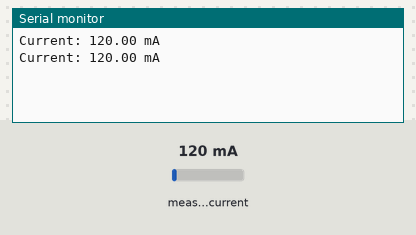
Bench run of a sketch on a simulated ESP32. On the bench: the last lines printed to the serial monitor. The inputs (shaded band) are chosen by the test bench; at power-on: measured current 120 mA.

Above: at 1.2 s.
1.3 s: measured current set to 40 mA
At 2.6 s:
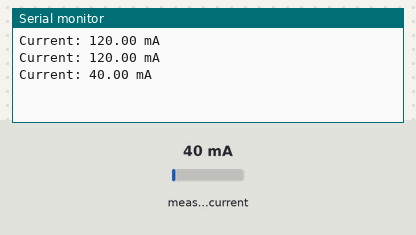
2.8 s: measured current set to 500 mA
At 3.8 s:
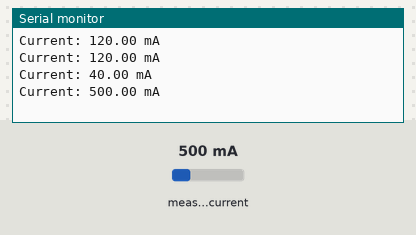
Timing chart, 0 to 5.8 s (numbered marks = the images above; inputs shaded):
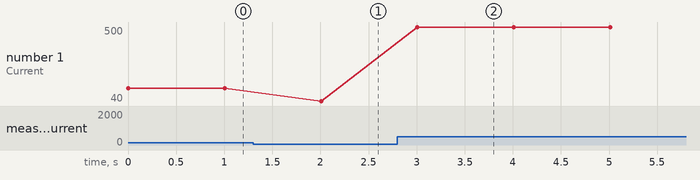

The sketch:

Trabajo3.NF.ino
```cpp
#include <Arduino.h>
#include <Wire.h>
#include <Adafruit_INA219.h>

// Define the pins for the TTGO ESP32
#define SDA 21
#define SCL 22


Adafruit_INA219 ina219;

void setup() {

  Serial.begin(115200);

  Wire.begin(SDA, SCL);

  ina219.begin();
}

void loop() {

  float current_mA = ina219.getCurrent_mA();


  Serial.print("Current: ");
  Serial.print(current_mA);
  Serial.println(" mA");

  delay(1000);
}
```

Measured:
- after the input at 1.3 s, the serial monitor: prints a new line after 0.71 s (image 1)
- after the input at 2.8 s, the serial monitor: prints a new line after 0.21 s (image 2)
- plotted number 1: 120 → 40 after the input at 1.3 s, 40 → 500 after the input at 2.8 s
